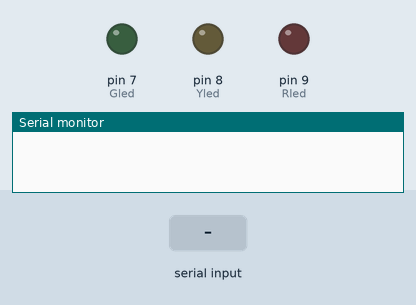
The sketch below on a simulated Arduino Uno, built with avr-gcc and run on an emulated ATmega328P. Shown: output pins drawn as LEDs (lit = HIGH), the last lines printed to the serial monitor. The test bench sets the inputs (shaded band).

Above: at 1.2 s.
1.3 s: "r" received over the second serial link
At 1.9 s:
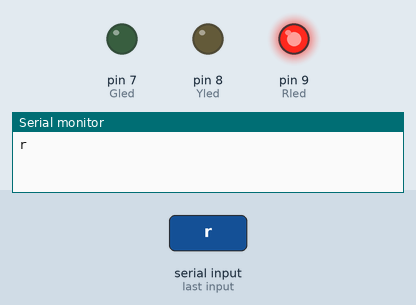
2.8 s: "y" received over the second serial link
At 3.1 s:
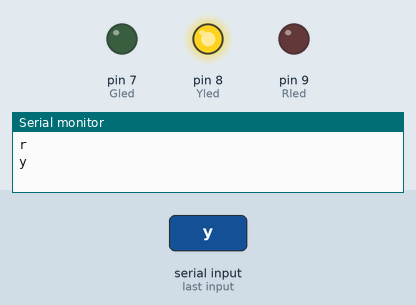
4.3 s: "g" received over the second serial link
At 5.4 s:
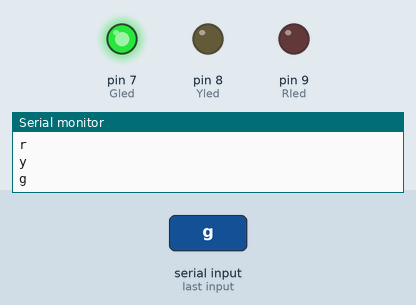
Timing chart, 0 to 7.3 s (numbered marks = the images above; inputs shaded):
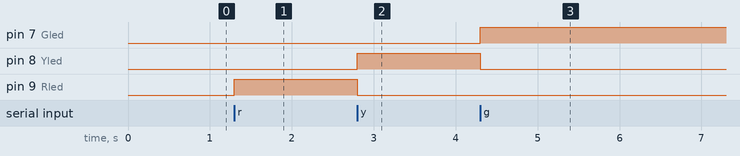

Measured:
- after the input at 1.3 s, pin 9 (Rled): LOW → HIGH at once
- after the input at 2.8 s, pin 8 (Yled): LOW → HIGH at once; pin 9 (Rled): HIGH → LOW at once
- after the input at 4.3 s, pin 7 (Gled): LOW → HIGH at once; pin 8 (Yled): HIGH → LOW at once

The sketch:

arduino11-2_report.ino
```cpp
#include <SoftwareSerial.h>

int Rled = 9;
int Yled = 8;
int Gled = 7;

SoftwareSerial BTSerial(4, 5);

void setup() {
  Serial.begin(9600);
  BTSerial.begin(9600);
  pinMode(Rled, OUTPUT);
  pinMode(Yled, OUTPUT);
  pinMode(Gled, OUTPUT);
}

void loop() {
  if (BTSerial.available()){
    char data = BTSerial.read();
    Serial.println(data);

    if(data == 'r'){
      digitalWrite(Rled, HIGH);
      digitalWrite(Yled, LOW);
      digitalWrite(Gled, LOW);
    }
    else if(data == 'y'){
      digitalWrite(Rled, LOW);
      digitalWrite(Yled, HIGH);
      digitalWrite(Gled, LOW);
    }
    else if(data == 'g'){
      digitalWrite(Rled, LOW);
      digitalWrite(Yled, LOW);
      digitalWrite(Gled, HIGH);
    }
  }
  if (Serial.available()){
    BTSerial.write(Serial.read());
  }
}
```
